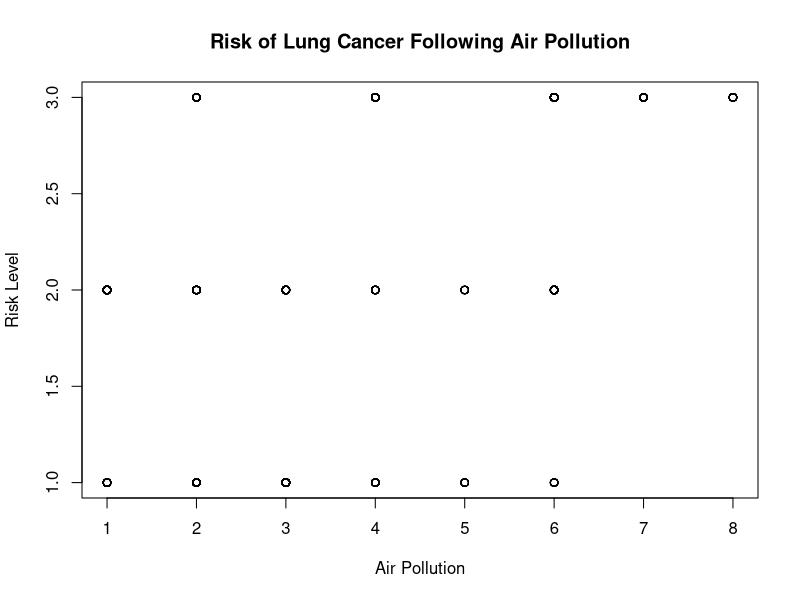

This figure's R source: (Note: this script raises an error after producing the figure.)
# START LAB 8

risk_prediction_error <- function( Level, Air.Pollution, OccuPational.Hazards, Genetic.Risk
                                   ) {
  
  patient_info_gender.dat <- data.frame(Level, Air.Pollution, OccuPational.Hazards, Genetic.Risk)
  
  head(patient_info_gender.dat)
  
  rows <- nrow(patient_info_gender.dat) 
  f <- 0.6
  upper_bound <- floor(f * rows)
  permuted_patient_gender.dat <- patient_info_gender.dat[sample(rows) , ]
  train_gender.dat <- permuted_patient_gender.dat[1:upper_bound, ]
  test_gender.dat <- permuted_patient_gender.dat[(upper_bound+1): rows, ]
  head(test_gener)
  risky_train_gender.lm <- lm(Level ~ Air.Pollution + OccuPational.Hazards + Genetic.Risk,
                              data = train_gender.dat)
  predicted.dat <- predict(risky_train_gender.lm, newdata=test_gender.dat)
  delta_gender <- predicted.dat - test_gender.dat$price
  rmse_gender <- sqrt(sum(delta_gender^2)/rows)
  return(rmse_gender)
  
}

# Minimum 1000 Entries

patient_data <- read.csv("patient_data.csv")

# INPUT

# "index"                    "Patient.Id"               "Age"                      "Gender"                   "Air.Pollution"           
# "Alcohol.use"              "Dust.Allergy"             "Occupational.Hazards"     "Genetic.Risk"             "chronic.Lung.Disease"    
# "Balanced.Diet"            "Obesity"                  "Smoking"                  "Passive.Smoker"           "Chest.Pain"              
# "Coughing.of.Blood"        "Fatigue"                  "Weight.Loss"              "Shortness.of.Breath"      "Wheezing"                
# "Swallowing.Difficulty"    "Clubbing.of.Finger.Nails" "Frequent.Cold"            "Dry.Cough"                "Snoring"                 

# OUTPUT

# "Level"                  

# Data Cleaning and Sanity

head(patient_data$Air.Pollution)
table(patient_data$Air.Pollution)
summary(patient_data$Air.Pollution)
length(patient_data$Air.Pollution)
sum(is.na(patient_data))

#jpeg('Air_Pollution.jpg')

plot(patient_data$Air.Pollution,
     patient_data$Level, main="Risk of Lung Cancer Following Air Pollution",
     xlab="Air Pollution", ylab="Risk Level")

# Appropriate Regression Model

# pollution.lm <- lm( patient_data$Level ~
# 
#                                   patient_data$Age +
#                                   patient_data$Air.Pollution +
#                                   patient_data$Alcohol.use +
#                                   patient_data$Dust.Allergy +
#                                   patient_data$OccuPational.Hazards +
#                                   patient_data$Genetic.Risk +
#                                   patient_data$Balanced.Diet +
#                                   patient_data$Obesity +
#                                   patient_data$Smoking +
#                                   patient_data$Passive.Smoker +
#                                   patient_data$Chest.Pain +
#                                   patient_data$Coughing.of.Blood +
#                                   patient_data$Fatigue +
#                                   patient_data$Weight.Loss +
#                                   patient_data$Shortness.of.Breath +
#                                   patient_data$Wheezing +
#                                   patient_data$Swal1ing.Difficulty +
#                                   patient_data$Clubbing.of.Finger.Nails +
#                                   patient_data$Frequent.Cold +
#                                   patient_data$Dry.Cough +
#                                   patient_data$Snoring, data = patient_data )

risk.lm <- lm( patient_data$Level ~
                      
                      patient_data$Air.Pollution +
                      patient_data$OccuPational.Hazards +
                      patient_data$Genetic.Risk +
                      patient_data$Balanced.Diet +
                      patient_data$Obesity +
                      patient_data$Smoking +
                      patient_data$Passive.Smoker +
                      patient_data$Chest.Pain +
                      patient_data$Coughing.of.Blood +
                      patient_data$Fatigue +
                      patient_data$Weight.Loss +
                      patient_data$Shortness.of.Breath +
                      patient_data$Swal1ing.Difficulty +
                      patient_data$Clubbing.of.Finger.Nails +
                      patient_data$Snoring, data = patient_data )

#par(mfrow=c(2,2))
#plot(risk.lm)
#summary(risk.lm)
# qqnorm(resid(risk.lm))
# qqline(resid(risk.lm))

# Demonstrate Training and Testing Ideas

rows <- nrow(patient_data) 
f <- 0.6
upper_bound <- floor(f * rows)
permute_patient_data.dat <- patient_data[sample(rows) , ]
train.dat <- permute_patient_data.dat[1:upper_bound, ]
test.dat <- permute_patient_data.dat[(upper_bound+1): rows, ]

risky_train.lm <- lm( Level ~
                   
                   Air.Pollution +
                   OccuPational.Hazards +
                   Genetic.Risk +
                   Balanced.Diet +
                   Obesity +
                   Smoking +
                   Passive.Smoker +
                   Chest.Pain +
                   Coughing.of.Blood +
                   Fatigue +
                   Weight.Loss +
                   Shortness.of.Breath +
                   Swal1ing.Difficulty +
                   Clubbing.of.Finger.Nails +
                   Snoring, data = train.dat )

# Make Reasonably Good Predictions  

predicted.dat <- predict(risky_train.lm, newdata=test.dat)

delta <- predicted.dat - test.dat$Level
rmse <- sqrt(sum(delta^2)/rows)
print(rmse)
print(sd(train.dat$Level))
print(sd(test.dat$Level))

# data_by_gender <- patient_data %>% 
#   group_by(Gender) %>% 
#   summarize(
#     count = n(),
#     error = risk_prediction_error( Level, Air.Pollution, OccuPational.Hazards, Genetic.Risk, 
#                                    Balanced.Diet, Obesity, Smoking, Passive.Smoker,
#                                    Chest.Pain, Coughing.of.Blood, Fatigue, Weight.Loss,
#                                    Shortness.of.Breath, Swal1ing.Difficulty,
#                                    Clubbing.of.Finger.Nails, Snoring )
#   )

data_by_gender <- patient_data %>%
  group_by(Gender) %>%
  summarize(
    count = n(),
    error = risk_prediction_error( Level, Air.Pollution, OccuPational.Hazards, Genetic.Risk )
  )

head(data_by_gender)


